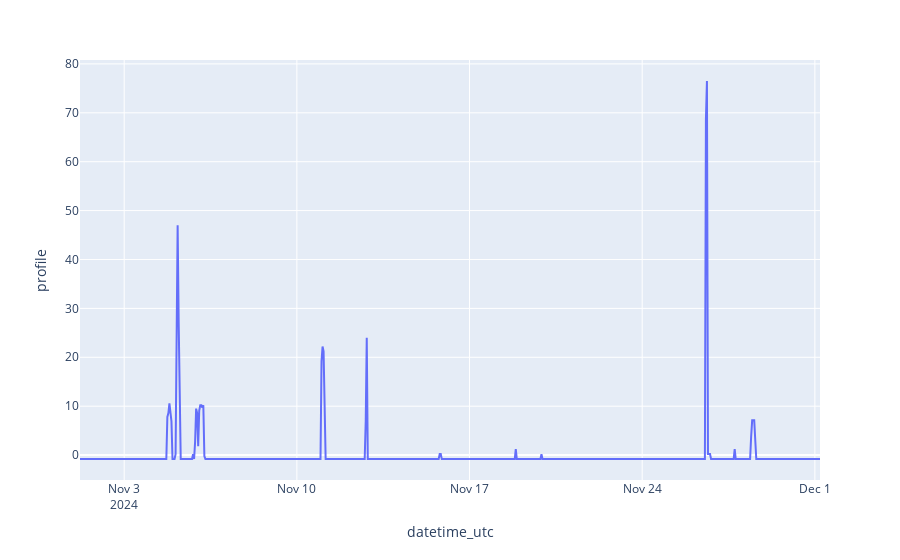

This figure's notebook cell:
### Code cell
px.line(
    profiles[
        (profiles["ba_code"] == "SWPP")
        & (profiles["report_date"] == "2024-11-01")
        & (profiles["fuel_category"] == "petroleum")
    ],
    x="datetime_utc",
    y="profile",
)

### Figure 1 — Plotly figure (JSON) as saved in the notebook; plotly's stock layout.template omitted (floating-point values rounded to 4 significant figures; data arrays with more than 128 entries replaced by an {"elided": "..."} marker saying what was removed)
{"data": [{"hovertemplate": "datetime_utc=%{x}<br>profile=%{y}<extra></extra>", "legendgroup": "", "line": {"color": "#636efa", "dash": "solid"}, "marker": {"symbol": "circle"}, "mode": "lines", "name": "", "orientation": "v", "showlegend": false, "type": "scatter", "x": {"elided": "721 str values"}, "xaxis": "x", "y": {"elided": "721 float values"}, "yaxis": "y"}], "layout": {"legend": {"tracegroupgap": 0}, "margin": {"t": 60}, "xaxis": {"anchor": "y", "domain": [0, 1], "title": {"text": "datetime_utc"}}, "yaxis": {"anchor": "x", "domain": [0, 1], "title": {"text": "profile"}}}}
